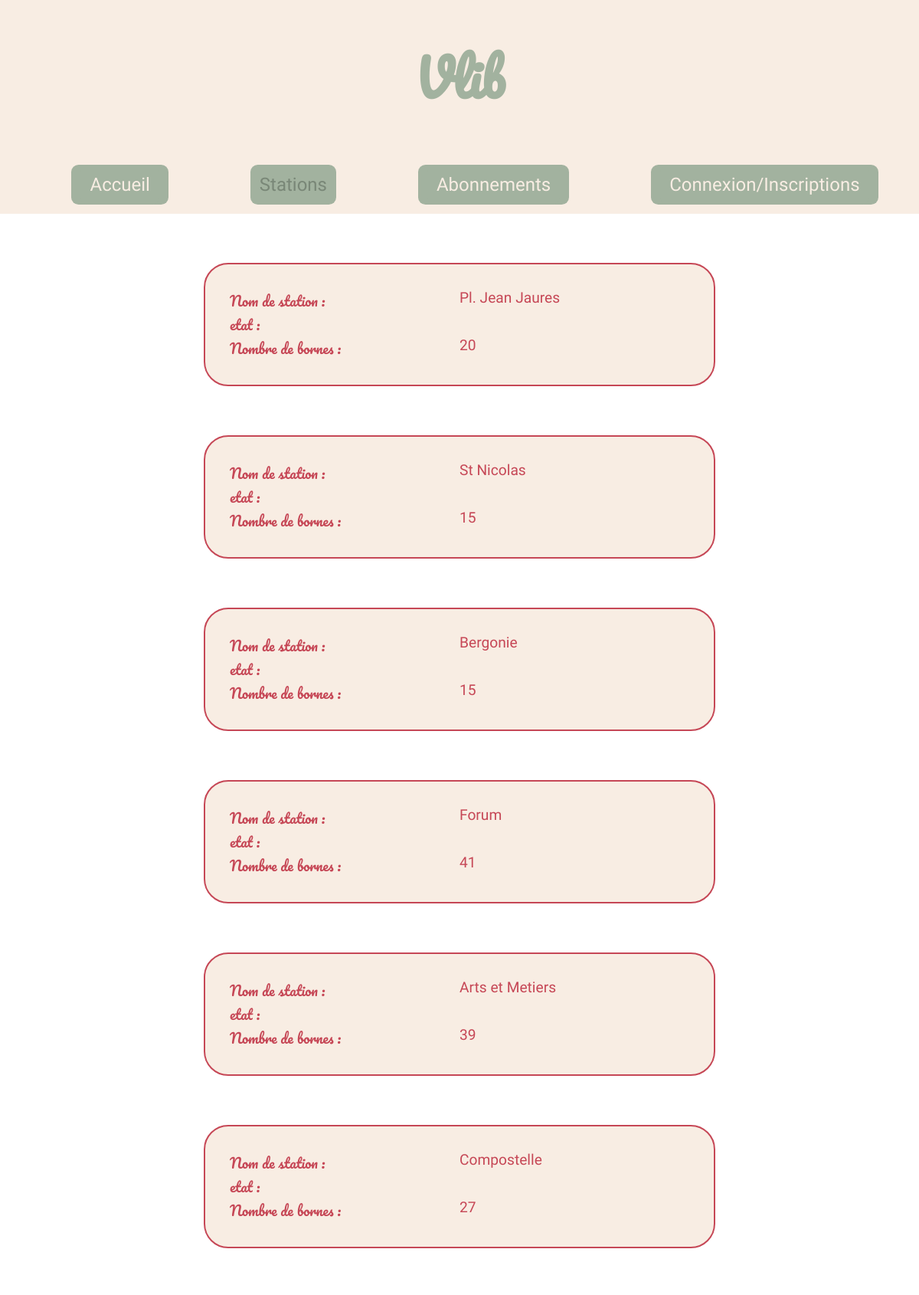
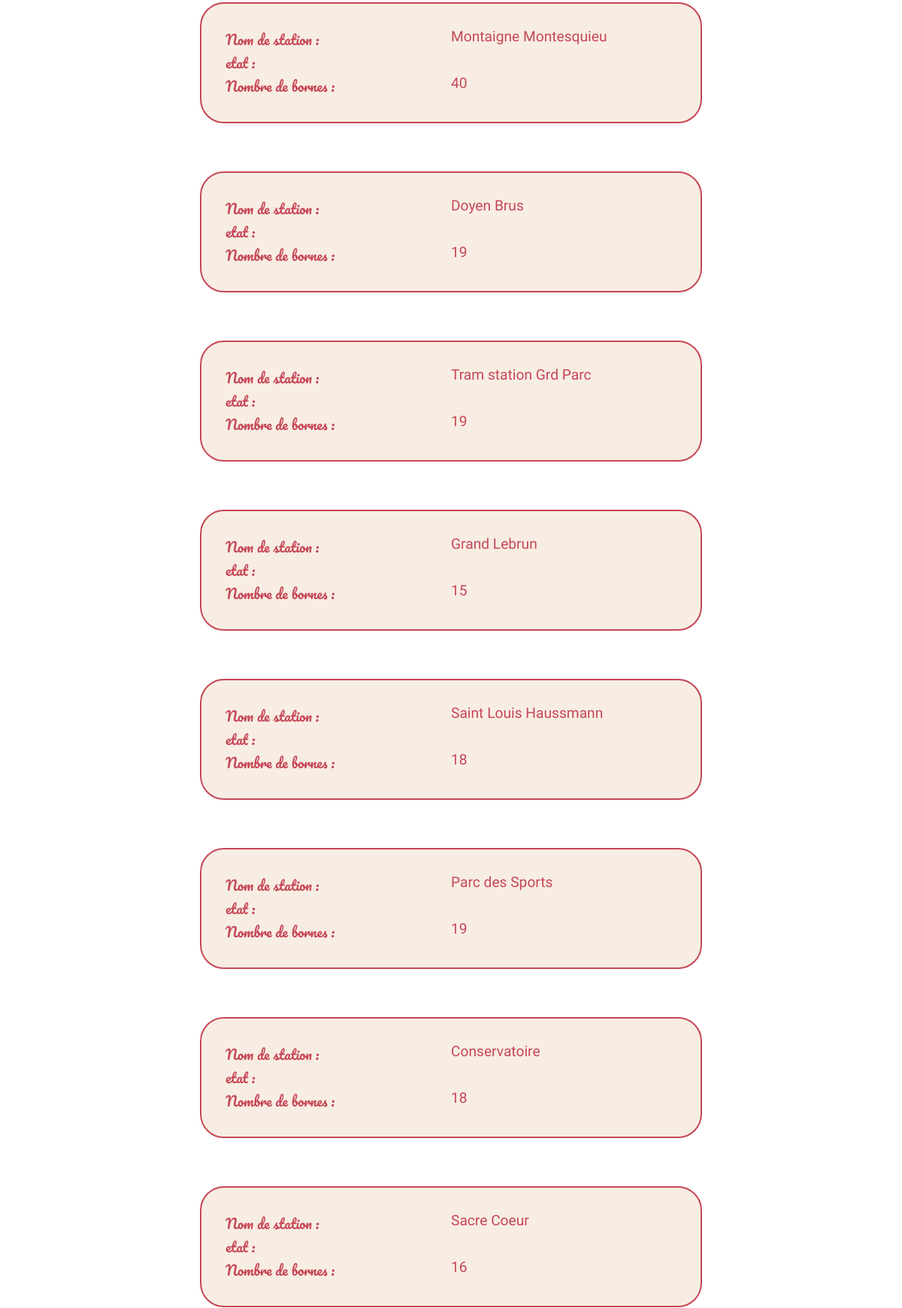
Screenshot of /index.php?vlibMP=stations (upper part) with the database file from the repository (2 pictures, top to bottom).
### tables this page shows
CREATE TABLE IF NOT EXISTS `station` (
  `NUMS` varchar(128) NOT NULL,
  `ETATS` varchar(128) DEFAULT NULL,
  `NOMS` varchar(128) DEFAULT NULL,
  `SITUATIONS` varchar(128) DEFAULT NULL,
  `CAPACITES` bigint(4) DEFAULT NULL,
  `NUMBORNE` varchar(128) DEFAULT NULL,
  PRIMARY KEY (`NUMS`)
);

### controleurs/controleurPrincipal.php (called while the page is built, shortened)
<?php
if(isset($_SESSION["dataUser"]))
{
    $vlibMP = new Menu("menuPrincipal");
    $vlibMP->ajouterComposant($vlibMP->creerItemLien("infoUtilisateur", "Mes infos"));
    $vlibMP->ajouterComposant($vlibMP->creerItemLien("parametre", "Modifier mes options"));
    $vlibMP->ajouterComposant($vlibMP->creerItemLien("rervations", "Réserver  🚲"));
    $vlibMP->ajouterComposant($vlibMP->creerItemLien("deconnexion", "Se déconnecter ❌"));
    $menuPrincipal = $vlibMP->creerMenu($_SESSION['vlibMP'],'vlibMP');
}else{
    $vlibMP = new Menu("menuPrincipal");
    $vlibMP->ajouterComposant($vlibMP->creerItemLien("accueil", "Accueil"));
    $vlibMP->ajouterComposant($vlibMP->creerItemLien("stations", "Stations"));
    $vlibMP->ajouterComposant($vlibMP->creerItemLien("abonnements", "Abonnements"));
    $vlibMP->ajouterComposant($vlibMP->creerItemLien("connexionAuth", "Connexion/Inscriptions"));
    $menuPrincipal = $vlibMP->creerMenu($_SESSION['vlibMP'],'vlibMP');
}
include_once dispatcher::dispatch($_SESSION['vlibMP']);
?>

### modele/DTO/Station.php (called while the page is built, shortened)
<?php
    class Station
    {
        private $ETATS;
        private $NOMS;
        private  $NUMBORNE;
        public function getNUMBORNE()
        {
            return $this->NUMBORNE;
        }
        public function setNUMBORNE($NUMBORNE)
        {
            $this->NUMBORNE=$NUMBORNE;
        }
        public function getETATS(){
            return $this->ETATS;
        }
        public function setETATS($ETATS){
            $this->ETATS = $ETATS;
        }
        public function getNOMS(){
            return $this->NOMS;
        }
        public function setNOMS($NOMS){
            $this->NOMS = $NOMS;
        }
    }

### lib/autoLoader.php (called while the page is built, shortened)
<?php
class Autoloader{
    static function autoloadDto($class){
        $file = 'modele/DTO/' . lcfirst($class) . '.php';
    }
    static function autoloadLib($class){
        $file = 'lib/' . lcfirst($class) . '.php';
    }
    static function autoloadDao($class){
        $file = 'modele/DAO/' . lcfirst($class) . '.php';
    }
    static function autoloadTrait($class){
        $file = 'modele/traits/' . lcfirst($class) . '.php';
    }
}

### modele/DAO/dBConnex.php (called while the page is built, shortened)
<?php
class DBConnex extends PDO{
    private static $instance;
    public static function getInstance(){
        if ( !self::$instance ){
            self::$instance = new DBConnex();
        }
        return self::$instance;
    }
}

### modele/DAO/stationsDAO.php (called while the page is built, shortened)
<?php
class stationsDAO
{
    public static function chargementTouteStations()
    {
        $sql="SELECT * FROM station";
        $req=DBConnex::getInstance()->prepare($sql);
        $req->execute();
        return $req->fetchAll(PDO::FETCH_ASSOC);
    }
}

### controleurs/controleurStations.php (the view)
<?php
$tab=stationsDAO::chargementTouteStations();
$tabObjStation=[];
foreach($tab as $uneStation)
{
    $stat=new Station();
    $stat->hydrate($uneStation);
    array_push($tabObjStation,$stat);
}
$affichageStation="";
foreach($tabObjStation as $station)
{
    if($station->getETATS()=="Disponible")
    {
        $affichageStation.=" <div class=\"StatDispo\">
        <div class ='tabStation'>
            <div class='intituleStat'>Nom de station : </div> <div class='infoStat'>".$station->getNOMS()."</div>
            <div class='intituleStat'>etat : </div><div class='infoStat'>".$station->getETATS()." </div>
            <div class='intituleStat'>Nombre de bornes : </div> <div class='infoStat'>".$station->getNUMBORNE()."</div>
        </div>
        </div>";
    }else
    {
        $affichageStation.=" <div class=\"StatIndispo\">
        <div class ='tabStation'>
            <div class='intituleStat'>Nom de station : </div> <div class='infoStat'>".$station->getNOMS()."</div>
            <div class='intituleStat'>etat : </div><div class='infoStat'>".$station->getETATS()." </div>
            <div class='intituleStat'>Nombre de bornes : </div> <div class='infoStat'>".$station->getNUMBORNE()."</div>
        </div>
        </div>";
    }
}
require_once "vues/station.php";

### index.php (shortened to what this page needs)
<?php
    require_once 'lib/autoLoader.php';
?>
<!DOCTYPE html>
<html lang="fr">
	<head>
		<link rel="stylesheet" href="styles/style.css">
	</head>
	<body >
		<?php
			require_once 'controleurs/controleurPrincipal.php';
		?>
	</body>
</html>

### lib/menu.php (shortened to what this page needs)
<?php
class Menu{
	private $style;
	private $composants = array();
	public function __construct($unStyle){
		$this->style = $unStyle;
	}
	public function ajouterComposant($unComposant){
		$this->composants[] = $unComposant;
	}
	public function creerMenu($composantActif,$nomMenu){
		$menu = "<ul class = '" .  $this->style . "'>";
		foreach($this->composants as $composant){
			if($composant[0] == $composantActif){
				$menu .= "<li class = \"itemMenu\">";
				$menu .=  "<span class='actif'>" . $composant[1] ."</span>";
			}
			else{
				$menu .= "<li class = \"itemMenu\">";
				$menu .= "<a href='index.php?" . $nomMenu ;
				$menu .= "=" . $composant[0] . "' >";
				$menu .= "<span>" . $composant[1] ."</span>";
				$menu .= "</a>";
			}
			$menu .= "</li>";
		}
		$menu .= "</ul>";
		return $menu ;
	}
}

### vues/station.php (shortened to what this page needs)
<div class="container">
    <div class='header'>
        <?php include 'haut.php' ;?>
    </div>
    <div class="contentStation">
        <?php print($affichageStation)?>
    </div>

### vues/haut.php
<h1 class="titreSite">Vlib</h1>
</div>
<nav class="menuPrinc">
	<?php
	echo $menuPrincipal;
	?>
</nav>

### styles/style.css (style rules this page uses)
body { margin: 0; padding: 0; display: flex; flex-wrap: wrap; }
.container { display: flex; flex-direction: column; flex-basis: 100%; }
.header { display: flex; flex-direction: column; align-items: center; background-color: #f8ede3; }
.titreSite { font-family: 'Pacifico', cursive ; font-size: 4.1em; color:#a2b29f; }
.menuPrinc { font-family: 'Varela Round', sans-serif; font-size: 1.5em; background-color: #f8ede3; }
.menuPrincipal li a:link { text-decoration: none; }
.menuPrincipal { display: flex; flex-direction: row; flex-wrap: wrap; flex-basis: 100%; justify-content: space-around; list-style-type: none; text-decoration: none; }
.itemMenu * { padding: 0.5em; background-color: #a2b29f; border-radius: 0.4em; color:#f8ede3; }
.actif { color:#798777; }
.contentStation { display: flex; flex-direction: column; align-items: center; flex-basis: 100%; margin-top:2em; }
.StatIndispo { margin:2em; background: #f8ede3; width: 50%; padding:2em; border-radius: 2em; border:2px #c64756 solid; }
.StatIndispo .intituleStat { color:#c64756; }
.StatIndispo .infoStat { color:#c64756; }
.tabStation { display: grid; flex-basis: 50%; grid-template-columns:repeat(2,50%); }
.intituleStat { grid-column: 1; font-family: 'Pacifico', cursive; font-size: large; color:#798777; }
.infoStat { grid-column: 2; font-family: 'Varela Round', sans-serif; color:#798777; font-size: larger; }

### rows the page displays
station: NOMS "Pl. Jean Jaures", NUMBORNE "20"
station: NOMS "St Nicolas", NUMBORNE "15"
station: NOMS "Bergonie", NUMBORNE "15"
station: NOMS "Forum", NUMBORNE "41"
station: NOMS "Arts et Metiers", NUMBORNE "39"
station: NOMS "Compostelle", NUMBORNE "27"
station: NOMS "Montaigne Montesquieu", NUMBORNE "40"
station: NOMS "Doyen Brus", NUMBORNE "19"
station: NOMS "Tram station Grd Parc", NUMBORNE "19"
station: NOMS "Grand Lebrun", NUMBORNE "15"
station: NOMS "Saint Louis Haussmann", NUMBORNE "18"
station: NOMS "Parc des Sports", NUMBORNE "19"
station: NOMS "Conservatoire", NUMBORNE "18"
station: NOMS "Sacre Coeur", NUMBORNE "16"

### other values shown
$composant[1] "Accueil"
$composant[1] "Stations"
$composant[1] "Abonnements"
$composant[1] "Connexion/Inscriptions"
